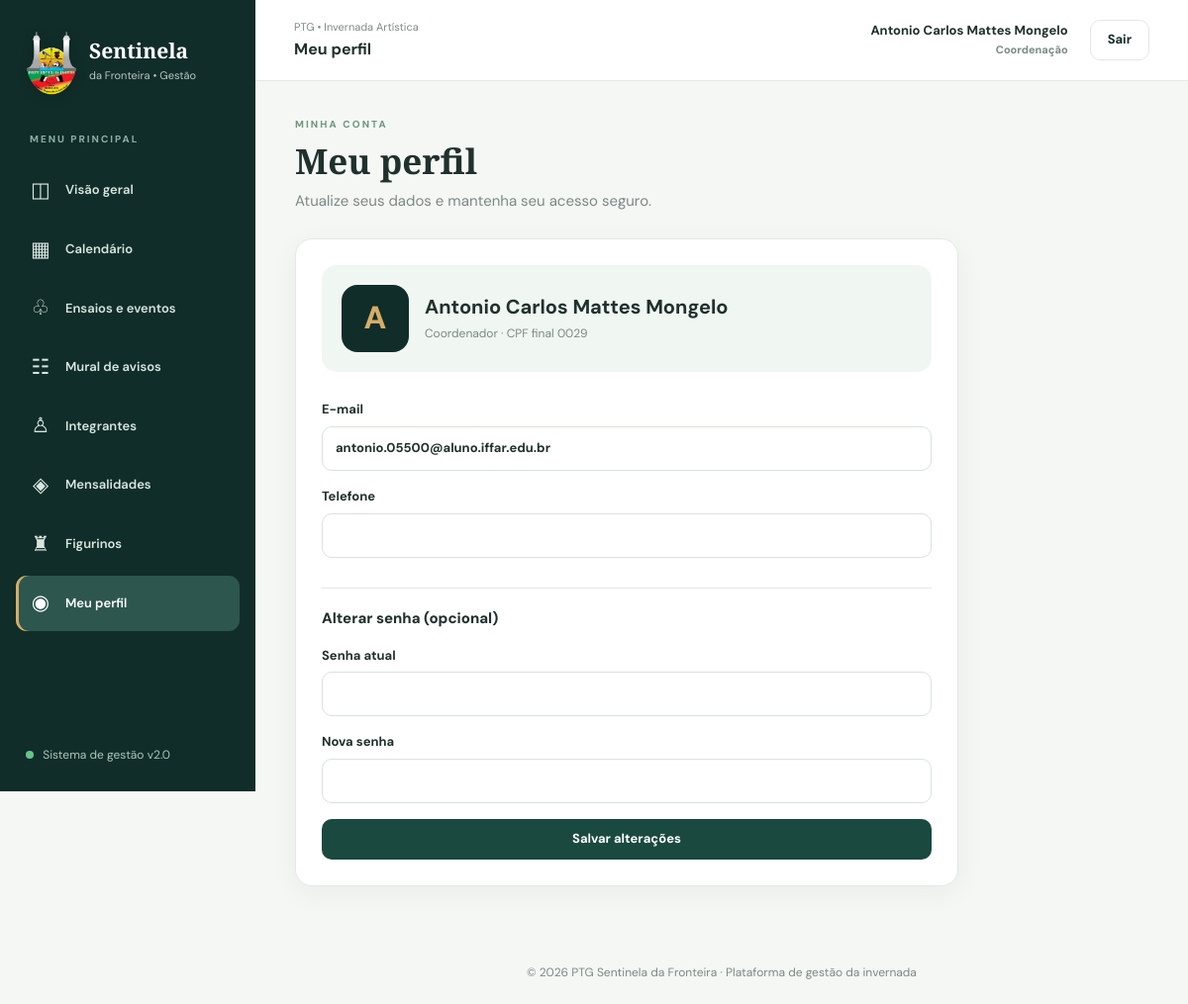
Page /index.php?page=perfil (signed in) on the committed database.
### tables this page shows
CREATE TABLE IF NOT EXISTS `usuarios` (
  `id` bigint UNSIGNED NOT NULL AUTO_INCREMENT,
  `nome` varchar(160) NOT NULL,
  `cpf` char(11) NOT NULL,
  `email` varchar(190) DEFAULT NULL,
  `telefone` varchar(30) DEFAULT NULL,
  `senha_hash` varchar(255) NOT NULL,
  `papel` enum('coordenador','integrante') NOT NULL DEFAULT 'integrante',
  `ativo` tinyint(1) NOT NULL DEFAULT '1',
  `criado_em` timestamp NULL DEFAULT CURRENT_TIMESTAMP,
  `atualizado_em` timestamp NULL DEFAULT CURRENT_TIMESTAMP ON UPDATE CURRENT_TIMESTAMP,
  PRIMARY KEY (`id`),
  UNIQUE KEY `cpf` (`cpf`),
  UNIQUE KEY `email` (`email`),
  KEY `idx_usuarios_nome` (`nome`),
  KEY `idx_usuarios_papel` (`papel`,`ativo`)
);

### index.php (called while the page is built, shortened)
<?php
require __DIR__ . '/app/bootstrap.php';
$page = (string)($_GET['page'] ?? 'dashboard');
require __DIR__ . '/pages/' . $page . '.php';

### pages/perfil.php (the view, shortened to what this page needs)
<?php
$uid=me()['id'];$u=q('SELECT id,nome,cpf,email,telefone,papel FROM usuarios WHERE id=?',[$uid])->fetch();if(!$u){$_SESSION=[];go('login');}
render_header('Meu perfil');?><div class="page-head"><div><div class="eyebrow">MINHA CONTA</div><h1>Meu perfil</h1><p>Atualize seus dados e mantenha seu acesso seguro.</p></div></div><section class="panel profile-panel"><div class="profile-banner"><div class="avatar"><?=h(mb_strtoupper(mb_substr($u['nome'],0,1)))?></div><div><h2><?=h($u['nome'])?></h2><p><?=h(ucfirst($u['papel']))?> · CPF final <?=h(substr($u['cpf'],-4))?></p></div></div><form method="post" class="stack"><?=csrf_field()?><label>E-mail<input type="email" name="email" value="<?=h($u['email'])?>"></label><label>Telefone<input type="tel" name="telefone" value="<?=h($u['telefone'])?>"></label><div class="divider-text">Alterar senha (opcional)</div><label>Senha atual<input type="password" name="senha_atual" autocomplete="current-password"></label><label>Nova senha<input type="password" name="senha_nova" minlength="10" autocomplete="new-password"></label><button class="btn btn-primary">Salvar alterações</button></form></section><?php render_footer();

### app/bootstrap.php (shortened to what this page needs)
<?php
function db():PDO {static $db=null;if($db)return $db;$c=$GLOBALS['config']['db']??null;
 $db=new PDO('mysql:host='.$c['host'].';port='.(int)$c['port'].';dbname='.$c['name'].';charset=utf8mb4',$c['user'],$c['pass'],[PDO::ATTR_ERRMODE=>PDO::ERRMODE_EXCEPTION,PDO::ATTR_DEFAULT_FETCH_MODE=>PDO::FETCH_ASSOC,PDO::ATTR_EMULATE_PREPARES=>false]);return $db;}
function h(mixed $x):string{return htmlspecialchars((string)$x,ENT_QUOTES|ENT_SUBSTITUTE,'UTF-8');}
function url(string $page='dashboard'):string{return 'index.php?page='.rawurlencode($page);}
function me():?array{return $_SESSION['user']??null;}
function admin():bool{return (me()['role']??'')==='coordenador';}
function receive_flash():?array{$f=$_SESSION['flash']??null;unset($_SESSION['flash']);return $f;}
function q(string $sql,array $params=[]):PDOStatement{$s=db()->prepare($sql);$s->execute($params);return $s;}
function nav():array{return ['dashboard'=>'Visão geral','calendario'=>'Calendário','eventos'=>'Ensaios e eventos','avisos'=>'Mural de avisos','integrantes'=>'Integrantes','mensalidades'=>'Mensalidades','figurinos'=>'Figurinos','perfil'=>'Meu perfil'];}
function render_header(string $title):void{global $config;$u=me();$page=$_GET['page']??'dashboard';$msg=receive_flash();?>
<!doctype html><html lang="pt-BR"><head><link rel="stylesheet" href="assets/app.css"></head>
<body><div class="app-shell"><aside class="sidebar" id="sidebar"><a class="brand" href="<?=url()?>"><img class="brand-logo" src="assets/logo-sentinela.png" alt="Brasão do PTG Sentinela da Fronteira" width="52" height="65"><span><strong>Sentinela</strong><small>da Fronteira • Gestão</small></span></a><div class="side-label">MENU PRINCIPAL</div><nav aria-label="Menu principal"><?php foreach(nav() as $slug=>$label):if(!admin()&&$slug==='integrantes')continue;?><a class="nav-link <?=($page===$slug?'active':'')?>" href="<?=url($slug)?>"><span class="nav-symbol"><?=(['dashboard'=>'◫','calendario'=>'▦','eventos'=>'♧','avisos'=>'☷','integrantes'=>'♙','mensalidades'=>'◈','figurinos'=>'♜','perfil'=>'◉'][$slug])?></span><?=h($label)?></a><?php endforeach;?></nav><div class="sidebar-footer"><span class="status-dot"></span> Sistema de gestão v2.0</div></aside><div class="main-wrap"><header class="topbar"><button type="button" class="icon-btn menu-toggle" id="menuToggle" aria-label="Abrir menu" aria-expanded="false">☰</button><div><small>PTG • Invernada Artística</small><strong><?=h($title)?></strong></div><div class="top-actions"><span class="user-chip"><?=h($u['name']??'')?> <small><?=admin()?'Coordenação':'Integrante'?></small></span><a href="<?=url('logout')?>" class="btn btn-ghost">Sair</a></div></header><main class="content"><?php if($msg):?><div class="alert <?=h($msg['type'])?>" role="status"><?=h($msg['message'])?></div><?php endif;?>
<?php }
function render_footer():void{?></main><footer class="footer">© <?=date('Y')?> PTG Sentinela da Fronteira · Plataforma de gestão da invernada</footer></div></div></body></html><?php }

### assets/app.css (style rules this page uses)
:root { --forest:#102d29;--forest2:#1a4940;--mint:#dbeee5;--gold:#d6ad68;--bg:#f5f7f5;--white:#fff;--text:#20312d;--muted:#7b8985;--border:#e3e9e5;--shadow:0 7px 28px rgba(13,47,36,.05) }
* { box-sizing:border-box }
html { scroll-behavior:smooth }
body { margin:0;background:var(--bg);font:15px/1.6 'DM Sans',system-ui,-apple-system,sans-serif;color:var(--text) }
a { color:inherit;text-decoration:none }
button,input,textarea,select { font:inherit }
button { cursor:pointer }
.app-shell { display:flex;min-height:100vh }
.sidebar { width:258px;flex:none;background:var(--forest);color:#e8f2ed;display:flex;flex-direction:column;min-height:100vh;padding:27px 16px;position:sticky;top:0;height:100vh;z-index:30 }
.brand { display:flex;align-items:center;gap:12px;padding:4px 10px 35px;color:white }
.brand strong { font-family:'Playfair Display',serif;display:block;font-size:21px;line-height:1.1 }
.brand small { font-size:11px;opacity:.72 }
.side-label { font-size:10px;letter-spacing:2px;font-weight:800;color:#8daea4;margin:2px 14px 16px }
.sidebar nav { display:grid;gap:4px }
.nav-link { display:flex;align-items:center;gap:14px;border-radius:11px;padding:11px 14px;font-weight:600;font-size:13px;color:#d8e6e0;transition:.15s }
.nav-link:hover,.nav-link.active { background:#2d564e;color:white }
.nav-link.active { box-shadow:inset 3px 0 var(--gold) }
.nav-symbol { width:22px;font-size:21px;text-align:center;font-weight:400 }
.sidebar-footer { margin-top:auto;padding:18px 10px 0;color:#abc6b9;font-size:12px }
.status-dot { display:inline-block;width:8px;height:8px;border-radius:50%;background:#65c58a;margin-right:6px }
.main-wrap { flex:1;min-width:0;display:flex;flex-direction:column }
.topbar { height:82px;border-bottom:1px solid var(--border);background:var(--white);display:flex;align-items:center;justify-content:space-between;padding:0 39px;gap:20px }
.topbar>div:first-of-type { margin-right:auto }
.topbar small { display:block;color:var(--muted);font-size:11px }
.topbar strong { display:block;font-size:16px }
.top-actions { display:flex;align-items:center;gap:22px }
.user-chip { text-align:right;font-weight:700;font-size:13px }
.content { width:min(1350px,100%);margin:0 auto;padding:36px 40px 56px;flex:1 }
.footer { text-align:center;font-size:12px;color:var(--muted);padding:22px }
.eyebrow { font-size:10px;letter-spacing:2.1px;font-weight:800;color:#6d987e }
.btn { display:inline-flex;justify-content:center;align-items:center;min-height:40px;gap:8px;border-radius:10px;padding:9px 17px;border:1px solid transparent;font-weight:700;font-size:13px;white-space:normal;text-align:center }
.btn-primary { background:var(--forest2);color:white }
.btn-ghost { background:#fff;border-color:var(--border);color:var(--forest) }
.stat,.panel { background:white;border:1px solid var(--border);border-radius:17px;box-shadow:var(--shadow) }
.panel { padding:26px;min-width:0 }
.panel h2,.section-head h2 { font-size:20px;line-height:1.4;margin:5px 0 18px }
.page-head { display:flex;justify-content:space-between;align-items:center;gap:20px;margin-bottom:26px }
.page-head h1 { font:700 clamp(27px,3vw,35px) 'Playfair Display',serif;margin:5px 0 }
.page-head p { color:var(--muted);margin:0 }
.stack { display:grid;gap:16px }
.stack label { display:grid;gap:6px;font-size:13px;font-weight:700 }
.stack input,.stack select,.stack textarea,.search input { border:1px solid #d9e3dc;border-radius:10px;background:white;color:var(--text);width:100%;min-width:0;min-height:45px;padding:11px 13px;outline:none }
.profile-panel { max-width:670px }
.profile-banner { display:flex;align-items:center;gap:16px;margin-bottom:28px;background:#f0f6f2;border-radius:15px;padding:20px }
.avatar { display:grid;place-items:center;width:68px;height:68px;border-radius:16px;background:var(--forest);color:var(--gold);font-size:32px;font-weight:800 }
.profile-banner h2 { margin:0 0 4px }
.profile-banner p { margin:0;font-size:12px;color:var(--muted) }
.divider-text { font-weight:800;margin-top:14px;border-top:1px solid var(--border);padding-top:18px }
.brand-logo { display:block;width:52px;height:65px;object-fit:contain;flex:0 0 52px;filter:drop-shadow(0 2px 6px rgba(0,0,0,.15)) }

### rows in the picture
usuarios: nome "Antonio Carlos Mattes Mongelo", nome "A", papel "Coordenador", cpf "0029", email "antonio.05500@aluno.iffar.edu.br"

### other values in the picture
$label "Visão geral"
$label "Calendário"
$label "Ensaios e eventos"
$label "Mural de avisos"
$label "Integrantes"
$label "Mensalidades"
$label "Figurinos"
$label "Meu perfil"
$title "Meu perfil"
